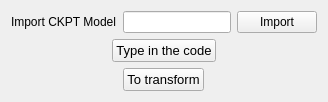
            <widget class="QWidget" name="tab_11">
             <attribute name="title">
              <string/>
             </attribute>
             <layout class="QVBoxLayout" name="verticalLayout_18">
              <item>
               <layout class="QHBoxLayout" name="horizontalLayout_63">
                <item>
                 <widget class="QLabel" name="label_43">
                  <property name="text">
                   <string>Import CKPT Model</string>
                  </property>
                 </widget>
                </item>
                <item>
                 <widget class="QLineEdit" name="lineEdit_5"/>
                </item>
                <item>
                 <widget class="QPushButton" name="pushButton_importCkpt">
                  <property name="text">
                   <string>Import</string>
                  </property>
                 </widget>
                </item>
               </layout>
              </item>
              <item>
               <layout class="QHBoxLayout" name="horizontalLayout_65">
                <item>
                 <widget class="QPushButton" name="pushButton_inCode">
                  <property name="sizePolicy">
                   <sizepolicy hsizetype="Fixed" vsizetype="Fixed">
                    <horstretch>0</horstretch>
                    <verstretch>0</verstretch>
                   </sizepolicy>
                  </property>
                  <property name="font">
                   <font>
                    <family>Arial</family>
                    <pointsize>10</pointsize>
                   </font>
                  </property>
                  <property name="text">
                   <string>Type in the code</string>
                  </property>
                 </widget>
                </item>
               </layout>
              </item>
              <item>
               <layout class="QHBoxLayout" name="horizontalLayout_64">
                <item>
                 <widget class="QPushButton" name="pushButton_startCov">
                  <property name="sizePolicy">
                   <sizepolicy hsizetype="Fixed" vsizetype="Fixed">
                    <horstretch>0</horstretch>
                    <verstretch>0</verstretch>
                   </sizepolicy>
                  </property>
                  <property name="font">
                   <font>
                    <family>Arial</family>
                    <pointsize>10</pointsize>
                   </font>
                  </property>
                  <property name="text">
                   <string>To transform</string>
                  </property>
                 </widget>
                </item>
               </layout>
              </item>
             </layout>
            </widget>
